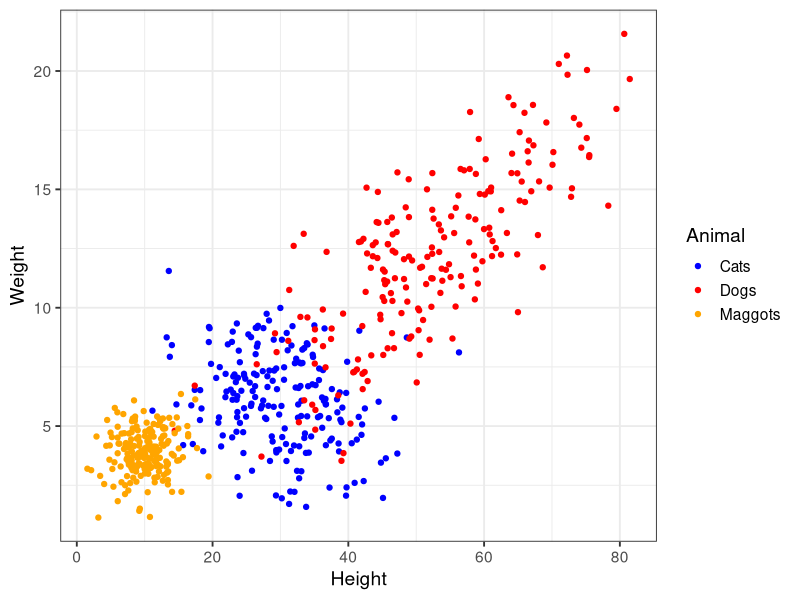
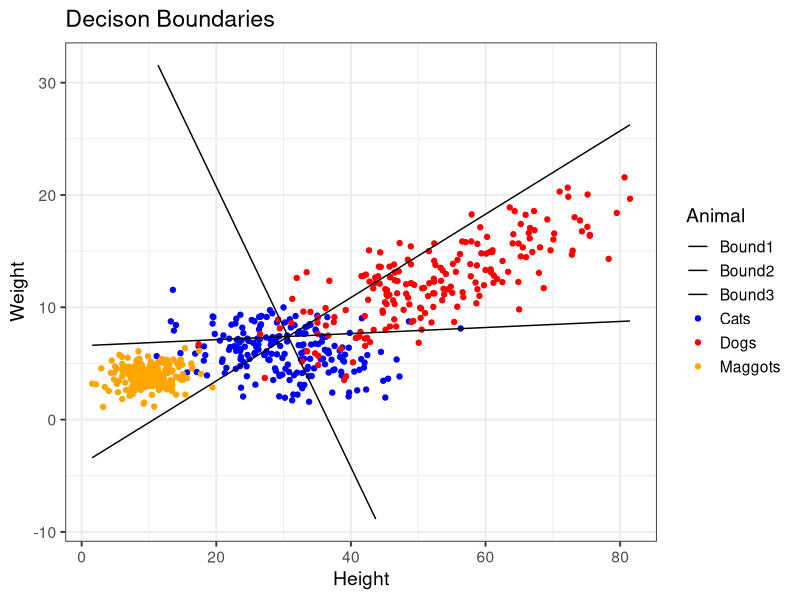

Reproduce these figures in R, in order.
## ---- chunk 1
if (!require("knitr")) install.packages("knitr")
if (!require("rmarkdown")) install.packages("rmarkdown")
if (!require("mvtnorm")) install.packages("mvtnorm")
if (!require("ggplot2")) install.packages("ggplot2")
opts_chunk$set(fig.width=8, fig.height=5, warning=FALSE, message=FALSE, 
               include=TRUE, echo=TRUE, cache=TRUE, cache.comments=FALSE)
## ---- chunk 2
#Wrapper functions

#Create variance covariance matrix
sigmaXY <- function(rho, sdX, sdY) {
  covTerm <- rho * sdX * sdY
  VCmatrix <- matrix(c(sdX^2, covTerm, covTerm, sdY^2), 
                     2, 2, byrow = TRUE)
  return(VCmatrix)
}

#Create a BI Variate NOrmal distribution
genBVN <- function(n = 1, seed = NA, muXY=c(0,1), sigmaXY=diag(2)) {
  if(!is.na(seed)) set.seed(seed)
  rdraws <- rmvnorm(n, mean = muXY, sigma = sigmaXY)
  return(rdraws)
}

#Create a dataset for classification
animals <- function(rho, sdXY, muXY, noSim, seed = 5341) {
  catsVC     <- sigmaXY(rho[1], sdXY[[1]][1], sdXY[[1]][2])
  dogsVC     <- sigmaXY(rho[2], sdXY[[2]][1], sdXY[[2]][2])
  maggotsVC    <- sigmaXY(rho[3], sdXY[[3]][1], sdXY[[3]][2])
  
  catsBVN    <- genBVN(noSim[1], seed = 5341, muXY[[1]], catsVC)
  dogsBVN    <- genBVN(noSim[2], seed = 5342, muXY[[2]], dogsVC)
  maggotsBVN <- genBVN(noSim[3], seed = 5343, muXY[[3]], maggotsVC)
  
  animalsDf <- as.data.frame(rbind(catsBVN,dogsBVN, maggotsBVN))
  Animal <- c(rep("Cats", noSim[1]), rep("Dogs", noSim[2]), rep("Maggots", noSim[3]))
  animalsDf <- cbind(animalsDf, Animal)
  colnames(animalsDf) <- c("weight", "height", "Animal")
  
  #Provide 1 0 labels to relevant class
  animalsDf <- cbind(animalsDf, labCats = c(rep(1, noAnimals[1]),
                                            rep(0, noAnimals[2]), 
                                            rep(0, noAnimals[3])))
  animalsDf <- cbind(animalsDf, labDogs = c(rep(0, noAnimals[1]),
                                            rep(1, noAnimals[2]),
                                            rep(0, noAnimals[3])))
  animalsDf <- cbind(animalsDf, labMaggots = c(rep(0, noAnimals[1]),
                                               rep(0, noAnimals[2]),
                                               rep(1, noAnimals[3])))

  return(animalsDf)
}

#maps numerical categories to character labels
numToChar <- function(x) { 
  if(which.max(x) ==1) {return ("Cats")}
  else if (which.max(x) == 2){ return ("Dogs")} 
  else {return ("Maggots")}}


#Plot simulated values of Animals
plotAnimals <- function(animalDF) {
    p <- ggplot(data = animalsDF, aes(x = height, y = weight, 
           colour=Animal, fill=Animal)) + 
    geom_point() +
    xlab("Height") +
    ylab("Weight") +
    theme_bw(base_size = 14, base_family = "Helvetica") + 
    scale_color_manual("Animal", 
       values = c("Boundary" = "grey", "Cats" = "blue", "Dogs" = "red", 
                  "Maggots" = "Orange"))
    
    p
}

#Perform K regressions and classify labels and return coefficiemts and labels
getPrediction <- function(animalsDF){
areYouACat <- lm(labCats ~ weight + height, data = animalsDF)
areYouADog <- lm(labDogs ~ weight + height, data = animalsDF)
areYouAMaggot <- lm(labMaggots ~ weight + height, data = animalsDF)

predict <- cbind(predict(areYouACat), predict(areYouADog), predict(areYouAMaggot))
predictLabel <- apply(predict, 1, numToChar)
return(list(predictLabel, areYouACat, areYouADog, areYouAMaggot))
}

#Plot the decision boundaries
plotBoundary <- function(wCat, wDog, wMag, animalsDF){
  #Calculating points corresponding to boundary lines
  x <- seq(min(animalsDF$height), max(animalsDF$height), 0.01)
  y1 <- -((wCat[3] - wDog[3]) / (wCat[2] - wDog[2])) * x + 
    ((wDog[1] - wCat[1]) / (wCat[2] - wDog[2]))
  y2 <- -((wMag[3] - wCat[3]) / (wMag[2] - wCat[2])) * x + 
    ((wCat[1] - wMag[1]) / (wMag[2] - wCat[2]))
  y3 <- -((wDog[3] - wMag[3]) / (wDog[2] - wMag[2])) * x + 
    ((wMag[1] - wDog[1]) / (wDog[2] - wMag[2]))
  
  
  boundDF1 <- data.frame(height = x , weight = y1, Animal=rep("Bound1", length(x)))
  boundDF2 <- data.frame(height = x , weight = y2, Animal=rep("Bound2", length(x)))
  boundDF3 <- data.frame(height = x , weight = y3, Animal=rep("Bound3", length(x)))
  boundDF1 <- boundDF1[ boundDF1$weight < max(animalsDF$weight) +10 & boundDF1$weight > min(animalsDF$weight) -10, ]
  boundDF2 <- boundDF2[ boundDF2$weight < max(animalsDF$weight) +10 & boundDF2$weight > min(animalsDF$weight) -10, ]
  boundDF3 <- boundDF3[ boundDF3$weight < max(animalsDF$weight) +10 & boundDF3$weight > min(animalsDF$weight) -10, ]
  
  plotAnimals(animalsDF) + 
    geom_line(data = boundDF1) +
    geom_line(data = boundDF2) +
    geom_line(data = boundDF3) +
    scale_color_manual("Animal", 
     values = c("Bound1" = "black", "Boundary" = "grey", 
                "Cats" = "blue", "Dogs" = "red", "Maggots" = "orange",
                "Bound2" = "black", "Bound3" = "black")) +
    ggtitle("Decison Boundaries")
  }
## ---- chunk 3
#Simulate three variables for categories Cats Dogs and Maggots
noAnimals <- c(200, 200, 200)
rho  <- c(-0.2, 0.8, 0.02)
sdXY <- list(c(2, 8), c(3.5, 12), c(1, 3))
muXY <- list(c(6, 30), c(12, 50), c(4,10))

animalsDF <- animals(rho, sdXY, muXY, noAnimals)

# illustrating the data
plotAnimals(animalsDF)

## ---- chunk 4
predictionList <- getPrediction(animalsDF)
predictLabel <- predictionList[[1]]
head(predictLabel)
## ---- chunk 5
#Performance of our classifier
table(animalsDF$Animal, predictLabel)

#Collect regression coefficients of our discriminants
#Will serve as inputs to calculate and plot decison boundaries

wCat <- coef(predictionList[[2]])
wDog <- coef(predictionList[[3]])
wMag <- coef(predictionList[[4]])

plotBoundary(wCat, wDog, wMag, animalsDF)
